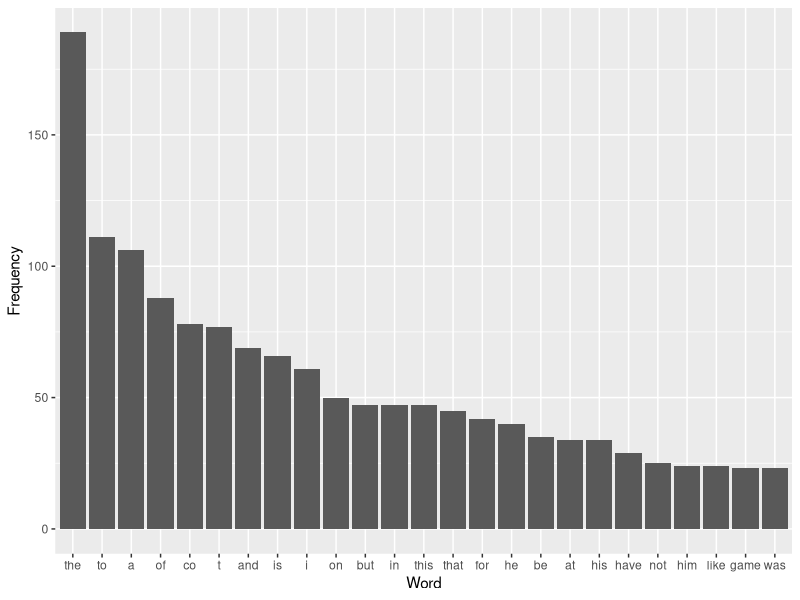

This chart was generated by the following R code:
## ---- chunk 1
knitr::opts_chunk$set(echo = TRUE)
library(lubridate)
library(ggplot2)
library(dplyr)
library(readr)
library(tidytext)
## ---- chunk 2
tweets_nick <- read_csv("tweet.csv")
drops <- c("tweet__retweeted","tweet__truncated", "tweet__favorited", "tweet__possibly_sensitive", "tweet__extended_entities__media__type")
#Dropping all the columns with values of type boolean - not particularly necessary, but will make the new dataframe easier to replace NAs
tweets_nick_drop <- tweets_nick[ , !(names(tweets_nick) %in% drops)]
tweets_nick_drop <- tweets_nick_drop %>%
                    mutate_all(as.character)
#Converts all the columns with type "double" to "character"
tweets_nick_drop[is.na(tweets_nick_drop)] <- "0"
#Replaces all NAs with 0's.
## ---- chunk 3
tweets_nick_with_content <- filter(tweets_nick_drop, tweet__full_text != "0") #filters out retweets

tweet_content <- tweets_nick_with_content$tweet__full_text
text_df <- tibble(line = 1:197, text = tweet_content)
text_df <- mutate(text_df, text = tweet_content) #creation of the tibble using the tidyverse function "mutate"
## ---- chunk 4
word_count <- text_df %>% unnest_tokens(word, text) %>%  count(word, sort = TRUE)
word_count <- filter(word_count, word != "https") #I found out that the count() function also included parts of hyperlinks as words. So the next three lines filter these out.
word_count <- filter(word_count, word != "t.co")
word_count <- filter(word_count, word != "n")
word_count
## ---- chunk 5
new_word_count <- head(word_count,25) #take the 25 most frequently used words

word_count_graph <- ggplot(data=new_word_count, aes(x=reorder(word, -n), y=n))  +
                    geom_bar(stat='identity') + xlab("Word") + ylab("Frequency")
word_count_graph
